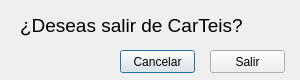
<?xml version="1.0" encoding="UTF-8"?>
<ui version="4.0">
 <class>dlgSalir</class>
 <widget class="QDialog" name="dlgSalir">
  <property name="windowModality">
   <enum>Qt::ApplicationModal</enum>
  </property>
  <property name="geometry">
   <rect>
    <x>0</x>
    <y>0</y>
    <width>300</width>
    <height>80</height>
   </rect>
  </property>
  <property name="minimumSize">
   <size>
    <width>300</width>
    <height>80</height>
   </size>
  </property>
  <property name="maximumSize">
   <size>
    <width>300</width>
    <height>80</height>
   </size>
  </property>
  <property name="windowTitle">
   <string>Salir</string>
  </property>
  <property name="windowIcon">
   <iconset>
    <normaloff>../img/salir.ico</normaloff>../img/salir.ico</iconset>
  </property>
  <widget class="QPushButton" name="btnSalirCancelar">
   <property name="geometry">
    <rect>
     <x>120</x>
     <y>50</y>
     <width>75</width>
     <height>23</height>
    </rect>
   </property>
   <property name="text">
    <string>Cancelar</string>
   </property>
  </widget>
  <widget class="QPushButton" name="btnSalirSalir">
   <property name="geometry">
    <rect>
     <x>210</x>
     <y>50</y>
     <width>75</width>
     <height>23</height>
    </rect>
   </property>
   <property name="text">
    <string>Salir</string>
   </property>
  </widget>
  <widget class="QLabel" name="lblSalir">
   <property name="geometry">
    <rect>
     <x>20</x>
     <y>10</y>
     <width>261</width>
     <height>31</height>
    </rect>
   </property>
   <property name="font">
    <font>
     <pointsize>14</pointsize>
    </font>
   </property>
   <property name="text">
    <string>¿Deseas salir de CarTeis?</string>
   </property>
  </widget>
 </widget>
 <resources/>
 <connections/>
</ui>
